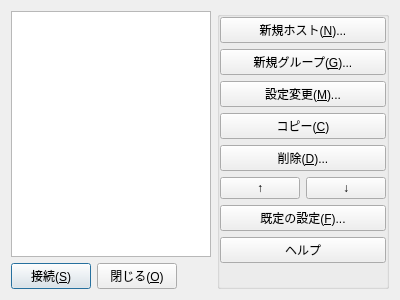
<?xml version="1.0" encoding="UTF-8"?>
<ui version="4.0">
 <class>HostListDialogClass</class>
 <widget class="QDialog" name="HostListDialogClass">
  <property name="geometry">
   <rect>
    <x>0</x>
    <y>0</y>
    <width>400</width>
    <height>300</height>
   </rect>
  </property>
  <property name="windowTitle">
   <string>ホスト一覧</string>
  </property>
  <property name="modal">
   <bool>true</bool>
  </property>
  <layout class="QHBoxLayout" name="horizontalLayout">
   <item>
    <layout class="QVBoxLayout" name="verticalLayout_2">
     <item>
      <widget class="HostTreeView" name="treeView_HostList">
       <property name="editTriggers">
        <set>QAbstractItemView::EditTrigger::NoEditTriggers</set>
       </property>
       <property name="headerHidden">
        <bool>true</bool>
       </property>
      </widget>
     </item>
     <item>
      <layout class="QHBoxLayout" name="horizontalLayout_2">
       <item>
        <widget class="QPushButton" name="pushButton_Connect">
         <property name="text">
          <string>接続(&amp;S)</string>
         </property>
         <property name="autoDefault">
          <bool>false</bool>
         </property>
         <property name="default">
          <bool>true</bool>
         </property>
        </widget>
       </item>
       <item>
        <widget class="QPushButton" name="pushButton_Close">
         <property name="text">
          <string>閉じる(&amp;O)</string>
         </property>
        </widget>
       </item>
       <item>
        <spacer name="horizontalSpacer_2">
         <property name="orientation">
          <enum>Qt::Orientation::Horizontal</enum>
         </property>
         <property name="sizeHint" stdset="0">
          <size>
           <width>40</width>
           <height>20</height>
          </size>
         </property>
        </spacer>
       </item>
      </layout>
     </item>
    </layout>
   </item>
   <item>
    <widget class="QGroupBox" name="groupBox_1">
     <property name="title">
      <string/>
     </property>
     <property name="flat">
      <bool>true</bool>
     </property>
     <layout class="QVBoxLayout" name="verticalLayout">
      <property name="leftMargin">
       <number>0</number>
      </property>
      <property name="topMargin">
       <number>0</number>
      </property>
      <property name="rightMargin">
       <number>0</number>
      </property>
      <property name="bottomMargin">
       <number>0</number>
      </property>
      <item>
       <widget class="QPushButton" name="pushButton_NewHost">
        <property name="text">
         <string>新規ホスト(&amp;N)...</string>
        </property>
       </widget>
      </item>
      <item>
       <widget class="QPushButton" name="pushButton_NewGroup">
        <property name="text">
         <string>新規グループ(&amp;G)...</string>
        </property>
       </widget>
      </item>
      <item>
       <widget class="QPushButton" name="pushButton_Mod">
        <property name="text">
         <string>設定変更(&amp;M)...</string>
        </property>
       </widget>
      </item>
      <item>
       <widget class="QPushButton" name="pushButton_Copy">
        <property name="text">
         <string>コピー(&amp;C)</string>
        </property>
       </widget>
      </item>
      <item>
       <widget class="QPushButton" name="pushButton_Del">
        <property name="text">
         <string>削除(&amp;D)...</string>
        </property>
       </widget>
      </item>
      <item>
       <layout class="QHBoxLayout" name="horizontalLayout_1">
        <item>
         <widget class="QPushButton" name="pushButton_Up">
          <property name="text">
           <string>↑</string>
          </property>
         </widget>
        </item>
        <item>
         <widget class="QPushButton" name="pushButton_Down">
          <property name="text">
           <string>↓</string>
          </property>
         </widget>
        </item>
       </layout>
      </item>
      <item>
       <widget class="QPushButton" name="pushButton_Default">
        <property name="text">
         <string>既定の設定(&amp;F)...</string>
        </property>
       </widget>
      </item>
      <item>
       <widget class="QPushButton" name="pushButton_Help">
        <property name="text">
         <string>ヘルプ</string>
        </property>
       </widget>
      </item>
      <item>
       <spacer name="verticalSpacer_1">
        <property name="orientation">
         <enum>Qt::Orientation::Vertical</enum>
        </property>
        <property name="sizeHint" stdset="0">
         <size>
          <width>20</width>
          <height>40</height>
         </size>
        </property>
       </spacer>
      </item>
     </layout>
    </widget>
   </item>
  </layout>
 </widget>
 <customwidgets>
  <customwidget>
   <class>HostTreeView</class>
   <extends>QTreeView</extends>
   <header>ui/host/hosttreeview.hpp</header>
  </customwidget>
 </customwidgets>
 <tabstops>
  <tabstop>treeView_HostList</tabstop>
  <tabstop>pushButton_Connect</tabstop>
  <tabstop>pushButton_Close</tabstop>
  <tabstop>pushButton_NewHost</tabstop>
  <tabstop>pushButton_NewGroup</tabstop>
  <tabstop>pushButton_Mod</tabstop>
  <tabstop>pushButton_Copy</tabstop>
  <tabstop>pushButton_Del</tabstop>
  <tabstop>pushButton_Up</tabstop>
  <tabstop>pushButton_Down</tabstop>
  <tabstop>pushButton_Default</tabstop>
  <tabstop>pushButton_Help</tabstop>
 </tabstops>
 <resources/>
 <connections>
  <connection>
   <sender>pushButton_Close</sender>
   <signal>clicked()</signal>
   <receiver>HostListDialogClass</receiver>
   <slot>reject()</slot>
   <hints>
    <hint type="sourcelabel">
     <x>178</x>
     <y>279</y>
    </hint>
    <hint type="destinationlabel">
     <x>263</x>
     <y>265</y>
    </hint>
   </hints>
  </connection>
  <connection>
   <sender>pushButton_NewHost</sender>
   <signal>clicked()</signal>
   <receiver>HostListDialogClass</receiver>
   <slot>onClick_pushButton_NewHost()</slot>
   <hints>
    <hint type="sourcelabel">
     <x>310</x>
     <y>21</y>
    </hint>
    <hint type="destinationlabel">
     <x>199</x>
     <y>149</y>
    </hint>
   </hints>
  </connection>
  <connection>
   <sender>pushButton_NewGroup</sender>
   <signal>clicked()</signal>
   <receiver>HostListDialogClass</receiver>
   <slot>onClick_pushButton_NewGroup()</slot>
   <hints>
    <hint type="sourcelabel">
     <x>310</x>
     <y>51</y>
    </hint>
    <hint type="destinationlabel">
     <x>199</x>
     <y>149</y>
    </hint>
   </hints>
  </connection>
  <connection>
   <sender>pushButton_Mod</sender>
   <signal>clicked()</signal>
   <receiver>HostListDialogClass</receiver>
   <slot>onClick_pushButton_Mod()</slot>
   <hints>
    <hint type="sourcelabel">
     <x>310</x>
     <y>81</y>
    </hint>
    <hint type="destinationlabel">
     <x>199</x>
     <y>149</y>
    </hint>
   </hints>
  </connection>
  <connection>
   <sender>pushButton_Copy</sender>
   <signal>clicked()</signal>
   <receiver>HostListDialogClass</receiver>
   <slot>onClick_pushButton_Copy()</slot>
   <hints>
    <hint type="sourcelabel">
     <x>310</x>
     <y>111</y>
    </hint>
    <hint type="destinationlabel">
     <x>199</x>
     <y>149</y>
    </hint>
   </hints>
  </connection>
  <connection>
   <sender>pushButton_Del</sender>
   <signal>clicked()</signal>
   <receiver>HostListDialogClass</receiver>
   <slot>onClick_pushButton_Del()</slot>
   <hints>
    <hint type="sourcelabel">
     <x>310</x>
     <y>141</y>
    </hint>
    <hint type="destinationlabel">
     <x>199</x>
     <y>149</y>
    </hint>
   </hints>
  </connection>
  <connection>
   <sender>pushButton_Up</sender>
   <signal>clicked()</signal>
   <receiver>HostListDialogClass</receiver>
   <slot>onClick_pushButton_Up()</slot>
   <hints>
    <hint type="sourcelabel">
     <x>270</x>
     <y>172</y>
    </hint>
    <hint type="destinationlabel">
     <x>199</x>
     <y>149</y>
    </hint>
   </hints>
  </connection>
  <connection>
   <sender>pushButton_Down</sender>
   <signal>clicked()</signal>
   <receiver>HostListDialogClass</receiver>
   <slot>onClick_pushButton_Down()</slot>
   <hints>
    <hint type="sourcelabel">
     <x>351</x>
     <y>172</y>
    </hint>
    <hint type="destinationlabel">
     <x>199</x>
     <y>149</y>
    </hint>
   </hints>
  </connection>
  <connection>
   <sender>pushButton_Default</sender>
   <signal>clicked()</signal>
   <receiver>HostListDialogClass</receiver>
   <slot>onClick_pushButton_Default()</slot>
   <hints>
    <hint type="sourcelabel">
     <x>310</x>
     <y>203</y>
    </hint>
    <hint type="destinationlabel">
     <x>199</x>
     <y>149</y>
    </hint>
   </hints>
  </connection>
  <connection>
   <sender>pushButton_Help</sender>
   <signal>clicked()</signal>
   <receiver>HostListDialogClass</receiver>
   <slot>onClick_pushButton_Help()</slot>
   <hints>
    <hint type="sourcelabel">
     <x>310</x>
     <y>233</y>
    </hint>
    <hint type="destinationlabel">
     <x>199</x>
     <y>149</y>
    </hint>
   </hints>
  </connection>
  <connection>
   <sender>pushButton_Connect</sender>
   <signal>clicked()</signal>
   <receiver>HostListDialogClass</receiver>
   <slot>accept()</slot>
   <hints>
    <hint type="sourcelabel">
     <x>76</x>
     <y>276</y>
    </hint>
    <hint type="destinationlabel">
     <x>199</x>
     <y>149</y>
    </hint>
   </hints>
  </connection>
  <connection>
   <sender>treeView_HostList</sender>
   <signal>clicked(QModelIndex)</signal>
   <receiver>HostListDialogClass</receiver>
   <slot>onClick_treeView_HostList(QModelIndex)</slot>
   <hints>
    <hint type="sourcelabel">
     <x>116</x>
     <y>134</y>
    </hint>
    <hint type="destinationlabel">
     <x>199</x>
     <y>150</y>
    </hint>
   </hints>
  </connection>
 </connections>
 <slots>
  <slot>onClick_pushButton_NewHost()</slot>
  <slot>onClick_pushButton_NewGroup()</slot>
  <slot>onClick_pushButton_Mod()</slot>
  <slot>onClick_pushButton_Copy()</slot>
  <slot>onClick_pushButton_Del()</slot>
  <slot>onClick_pushButton_Up()</slot>
  <slot>onClick_pushButton_Down()</slot>
  <slot>onClick_pushButton_Default()</slot>
  <slot>onClick_pushButton_Help()</slot>
  <slot>onClick_pushButton_Connect()</slot>
 </slots>
</ui>
